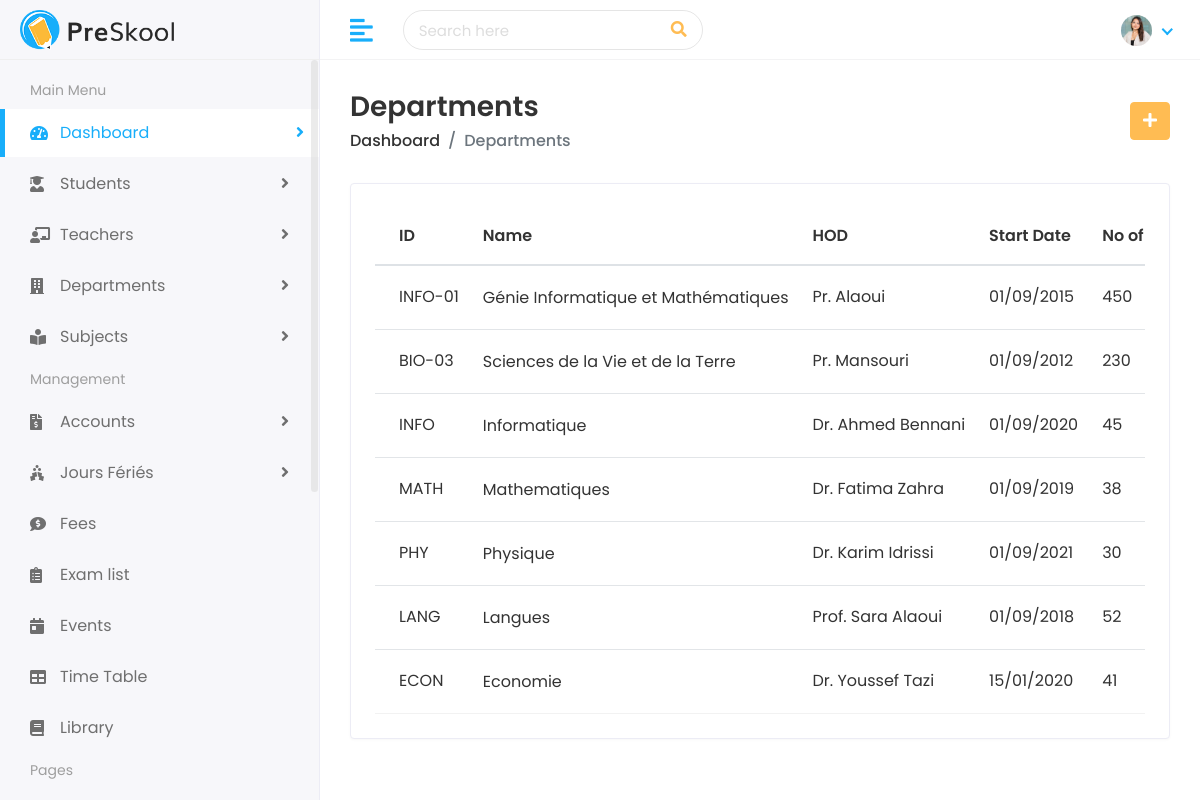
The app's page /department/list/ (signed in) with its own data.
### department/models.py (models this page shows, shortened)
class Department(models.Model):
    department_id = models.CharField(max_length=50, unique=True)
    department_name = models.CharField(max_length=100)
    head_of_department = models.CharField(max_length=100)
    start_date = models.DateField()
    no_of_students = models.IntegerField(default=0)

### department/views.py (the view)
# urls.py: path('list/', views.department_list, name='department_list'),
@admin_required
def department_list(request):
    departments = Department.objects.all()
    return render(request, 'department/departments.html', {'departments': departments})

### templates/department/departments.html (shortened to what this page needs)
{% extends 'Home/base.html' %}
{% load static %}
{% block body %}
<div class="page-wrapper">
    <div class="content container-fluid">
        <div class="page-header">
            <div class="row align-items-center">
                <div class="col">
                    <h3 class="page-title">Departments</h3>
                    <ul class="breadcrumb">
                        <li class="breadcrumb-item"><a href="{% url 'department_list' %}">Dashboard</a></li>
                        <li class="breadcrumb-item active">Departments</li>
                    </ul>
                </div>
                <div class="col-auto text-right float-right ml-auto">
                    <a href="{% url 'add_department' %}" class="btn btn-primary"><i class="fas fa-plus"></i></a>
                </div>
            </div>
        </div>
        <div class="row">
            <div class="col-sm-12">
                <div class="card card-table">
                    <div class="card-body">
                        <div class="table-responsive">
                            <table class="table table-hover table-center mb-0 datatable">
                                <thead>
                                    <tr>
                                        <th>ID</th>
                                        <th>Name</th>
                                        <th>HOD</th>
                                        <th>Start Date</th>
                                        <th>No of Students</th>
                                    </tr>
                                </thead>
                                <tbody>
                                    {% for dept in departments %}
                                    <tr>
                                        <td>{{ dept.department_id }}</td>
                                        <td>
                                            <h2><a>{{ dept.department_name }}</a></h2>
                                        </td>
                                        <td>{{ dept.head_of_department }}</td>
                                        <td>{{ dept.start_date|date:"d/m/Y" }}</td>
                                        <td>{{ dept.no_of_students }}</td>
                                    </tr>
                                    {% empty %}
                                    <tr>
                                        <td colspan="6" class="text-center">No Departments Found!</td>
                                    </tr>
                                    {% endfor %}
                                </tbody>
                            </table>
                        </div>
                    </div>
                </div>
            </div>
        </div>
    </div>
</div>
{% endblock %}

### static/assets/css/style.css (style rules this page uses)
html { height: 100%; }
body { background-color: #fff; color: #333; font-family: 'Poppins', sans-serif; font-size: 1rem; height: 100%; line-height: 1.5; overflow-x: hidden; }
h1, h2, h3, h4, h5, h6 { font-family: 'Poppins', sans-serif; margin-top: 0; }
ul, ol { padding: 0px; list-style: none; }
.table { color: #333; max-width: 100%; margin-bottom: 0; width: 100%; }
table.table td h2 { display: inline-block; font-size: inherit; font-weight: 400; margin: 0; padding: 0; vertical-align: middle; }
table.table td h2 a { color: #333; }
.table thead tr th { font-weight: 600; }
.table tbody tr { border-bottom: 1px solid rgba(0, 0, 0, 0.05); }
.table.table-center td, .table.table-center th { vertical-align: middle; }
.card-table .card-body .table > thead > tr > th { border-top: 0; }
.card-table .card-body .table tr td:first-child, .card-table .card-body .table tr th:first-child { padding-left: 1.5rem; }
.card-table .table td, .card-table .table th { border-top: 1px solid #e2e5e8; padding: 1rem 0.75rem; white-space: nowrap; }
.btn-primary { background-color: #FFBC53; border: 1px solid #FFBC53; }
.card { border: 1px solid #ececf5; box-shadow: 0 1px 3px 0 rgba(0, 0, 0, 0.03); margin-bottom: 1.875rem; }
.card-body { padding: 1.5rem; }
.page-wrapper { margin-left: 320px; padding-top: 60px; position: relative; transition: all 0.4s ease; }
.page-wrapper > .content { padding: 1.875rem 1.875rem 0; }
.page-header { margin-bottom: 1.875rem; }
.page-header .breadcrumb { background-color: transparent; color: #6c757d; font-size: 1rem; font-weight: 500; margin-bottom: 0; padding: 0; }
.page-header .breadcrumb a { color: #333; }
.page-title { font-size: 28px; font-weight: 600; color: #333; margin-bottom: 5px; }

### records on screen
Department: department_id "INFO-01", department_name "Génie Informatique et Mathématiques", head_of_department "Pr. Alaoui", start_date "01/09/2015", no_of_students "450"
Department: department_id "BIO-03", department_name "Sciences de la Vie et de la Terre", head_of_department "Pr. Mansouri", start_date "01/09/2012", no_of_students "230"
Department: department_id "INFO", department_name "Informatique", head_of_department "Dr. Ahmed Bennani", start_date "01/09/2020", no_of_students "45"
Department: department_id "MATH", department_name "Mathematiques", head_of_department "Dr. Fatima Zahra", start_date "01/09/2019", no_of_students "38"
Department: department_id "PHY", department_name "Physique", head_of_department "Dr. Karim Idrissi", start_date "01/09/2021", no_of_students "30"
Department: department_id "LANG", department_name "Langues", head_of_department "Prof. Sara Alaoui", start_date "01/09/2018", no_of_students "52"
Department: department_id "ECON", department_name "Economie", head_of_department "Dr. Youssef Tazi", start_date "15/01/2020", no_of_students "41"
